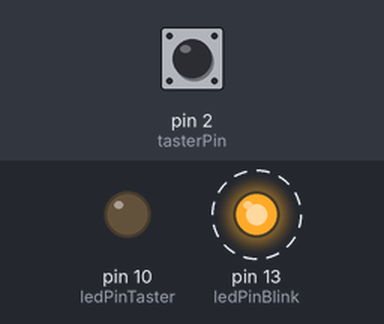
This sketch was run on a simulated Arduino Uno, built with avr-gcc and run on an emulated ATmega328P. Shown: output pins drawn as LEDs (lit = HIGH). Dashed ring = blinking. The inputs (shaded band) are chosen by the test bench; at power-on: pin 2 (tasterPin) LOW.

Above: at 1.2 s.
1.3 s: pin 2 (tasterPin) pulled HIGH for 0.15 s
At 1.37 s:
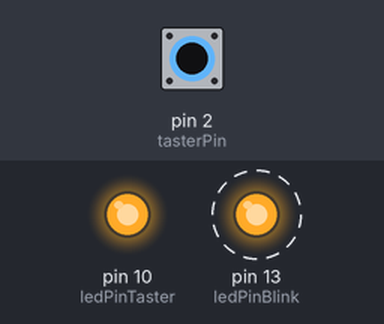
4.3 s: pin 2 (tasterPin) pulled HIGH for 1 s
At 6.5 s:
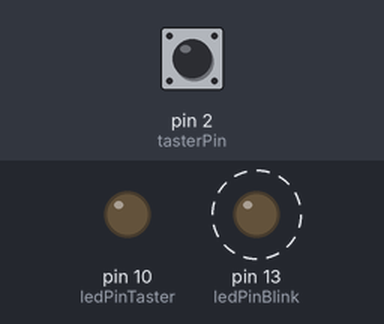
7.3 s: pin 2 (tasterPin) pulled HIGH for 3.2 s
At 8.8 s:
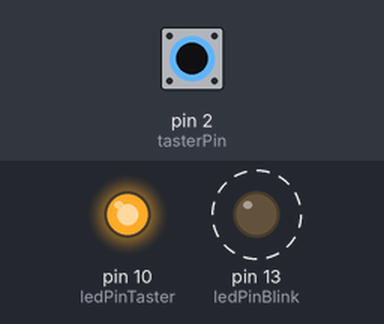
Timing chart, 0 to 18.0 s (numbered marks = the images above; inputs shaded):
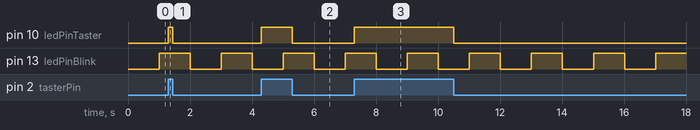

Measured:
- after the input at 1.3 s, pin 10 (ledPinTaster): LOW → HIGH at once, → LOW 0.15 s later
- after the input at 4.3 s, pin 10 (ledPinTaster): LOW → HIGH at once, → LOW 1.0 s later
- after the input at 7.3 s, pin 10 (ledPinTaster): LOW → HIGH at once, → LOW 3.2 s later
- by itself, pin 13 (ledPinBlink): alternates HIGH for 1.0 s and LOW for 1.0 s

The sketch:

LED_Blink_und_Taster_deu_Kurs3.ino
```cpp
/*  LED und Taster
    Schaltet eine LED ein solange ein Taster gedrückt ist, zusätzlich blinkt eine LED  */

int ledPinBlink = 13;      // An Pin 13 wird die blinkende LED angeschlossen
                           // Name "ledPinBlink" vergeben, damit die SW besser lesbar ist
int ledPinTaster = 10;     // An Pin 10 wird die Taster LED angeschlossen
int tasterPin = 2;         // An Pin 2 wird der Taster angeschlossen
int tasterStatus;          // Variable zur Aufnahme des Tasterstatus
int interval = 1000;       // Intervallzeit (1 Sek aus, 1 Sek an == 2 Sekunden)
unsigned long alteZeit;    // Zeit-Variable
int ledStatus = LOW;       // Statusvariable für die Blink-LED

void setup()   // die "setup" Funktion muss einmal in jedem Programm stehen und wird beim Start einmal durchlaufen:
{
  pinMode(ledPinBlink, OUTPUT);      // mit der Funktion "pinMode" wird der Pin "led" als Ausgang definiert
  pinMode(ledPinTaster, OUTPUT);     // mit der Funktion "pinMode" wird der Pin "led" als Ausgang definiert
  pinMode(tasterPin, INPUT);         // "TasterPin"  als Eingang definieren
  alteZeit = millis();                   // jetzigen Zeitstempel merken
}  // fkt setup

// die "loop" routine muss auch einmal im Programm stehen, wird aber immer wieder von vorne durchlaufen
// eine sogenannte Endlos-Schleife:
void loop()
{
  // Blink-LED über Intervallsteuerung blinken lassen
  if((millis() - alteZeit) > interval)
  {
    alteZeit = millis();
    ledStatus = !ledStatus;                 // Toggeln ledStatus, "!" invertiert, LOW --> HIGH; HIGH --> LOW
    digitalWrite(ledPinBlink, ledStatus);   // LED je nach ledStatus ein- od. ausschalten, d.h. "Toggeln" Blink LED
  } // if
  // Taster Status abfragen
  tasterStatus = digitalRead(tasterPin);    // Fkt. liest den Zustand des digitalen Pins ein
  if (tasterStatus == HIGH)                 // Taster mit "Pull-Down" -->  wenn HIGH dann ist Taster gedrückt
    digitalWrite(ledPinTaster, HIGH);       // schaltet die LED ein (HIGH ist ein Spannungs-Pegel)
  else
    digitalWrite(ledPinTaster, LOW);        // schaltet die LED aus, der Spannungs-Pegel wird auf LOW gesetzt
} // fkt loop
```
